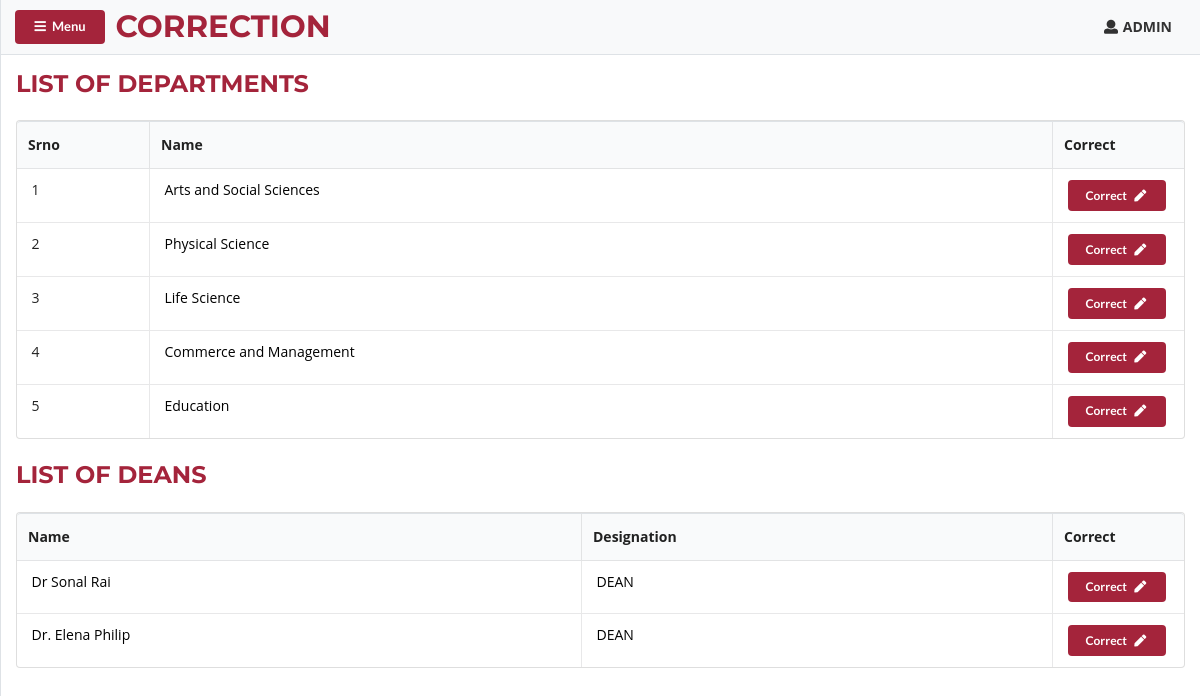
Page /departments.php (signed in) on the earlier database version.
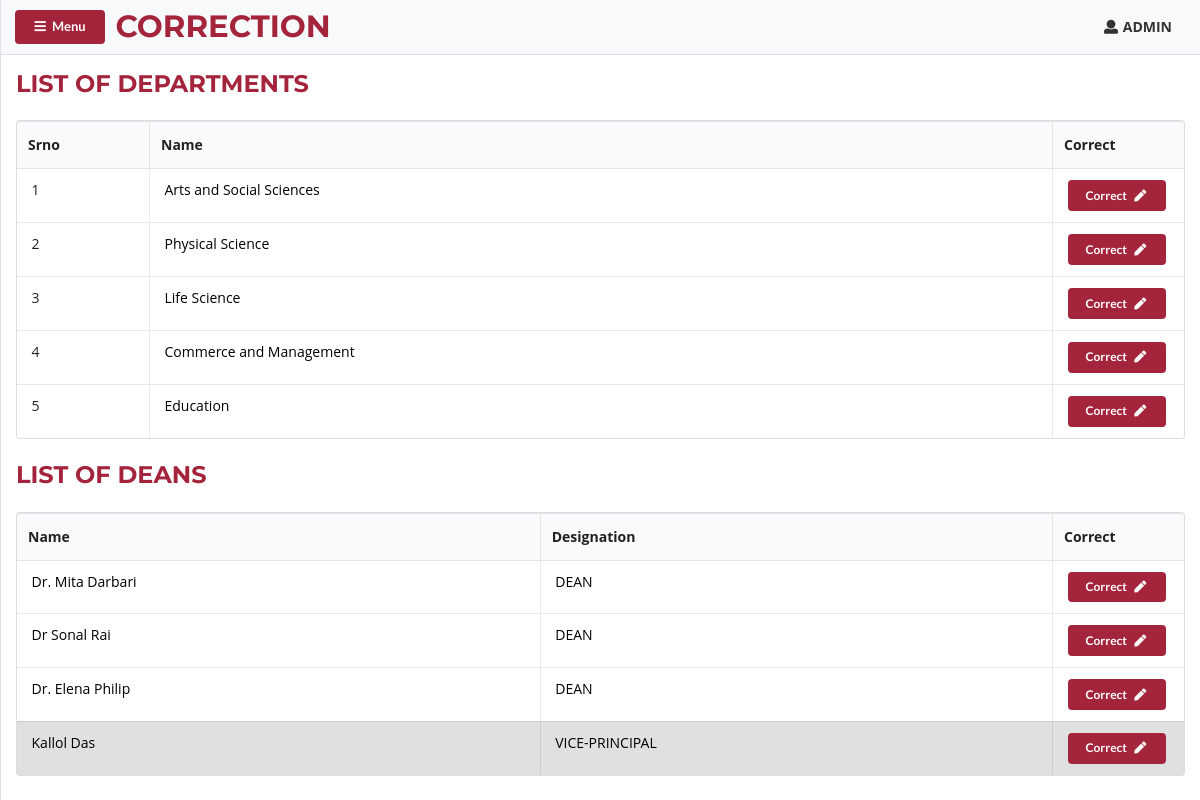
Same page on the later database version.
### tables this page shows
CREATE TABLE `sup_depart` (
  `id` int(20) NOT NULL,
  `sup_depart` varchar(50) NOT NULL
);

CREATE TABLE `users` (
  `id` int(11) NOT NULL,
  `tid` varchar(20) NOT NULL,
  `username` varchar(100) NOT NULL,
  `name` varchar(100) NOT NULL,
  `sup_depart` varchar(100) NOT NULL,
  `department` varchar(100) NOT NULL,
  `designation` varchar(50) NOT NULL,
  `password` varchar(100) NOT NULL,
  `ischeck` varchar(100) NOT NULL
);

### departments.php (the view, shortened to what this page needs)
<?php include("header.php") ?>
<?php include("sidenav-head.php") ?>
 <div id="page-content-wrapper">
        <nav
          class="navbar navbar-expand-lg navbar-light bg-light border-bottom"
        >
        <button class="ui button bg-red small" id="menu-toggle"><i class="fa fa-bars mr-1" aria-hidden="true"></i> Menu</button>
        <h2 class="ml-2 my-0 nav-head">CORRECTION</h2>
        <div class="collapse navbar-collapse" id="navbarSupportedContent">
          <ul class="navbar-nav ml-auto mt-2 mt-lg-0">
            <p id="username" class="mt-0 mr-3"><i class='user icon'></i><strong><?php echo $_SESSION['name'] ?></strong></p>
          </ul>
        </div>
 </nav>
 <div class="container-fluid my-3">
        <div class="head-bar-sec">
            <h2>LIST OF DEPARTMENTS</h2>
        </div>
        <table class="ui celled table my-4">
            <thead>
                <tr id="table-head">
                <th>Srno</th>
                <th>Name</th>
                <th>Correct</th>
                </tr>
            </thead>
            <tbody>
            <?php
                $sql = "SELECT * FROM `sup_depart` WHERE  1" ;
                $result = $db-> query($sql);
                $srno = 0;
                if($result-> num_rows > 0){
                    while ($row = $result-> fetch_assoc())
                    { $srno++; ?>
                        <tr>
                            <td style="width:11vw"><span class="mx-1"><?php echo $srno ?></span></td>
                            <td><a href="sub-departments.php?sup_depart=<?php echo $row['sup_depart']?>" style="color:#000" class="mx-1"><?php echo $row["sup_depart"] ?></a></td>
                            <td style="width:11vw">
                                <a href="sub-departments.php?sup_depart=<?php echo $row['sup_depart']?>"><button type="submit" class="ui button tiny bg-red mx-1" id="insert-id">Correct <i class="fa fa-pen fa-fw ml-1" aria-hidden="true"></i></button></a>
                            </td>
                        </tr>
                <?php
                     }
                }
            ?>
            </tbody>
        </table>
    </div>
 <div class="container-fluid my-3">
        <div class="head-bar">
            <h2>LIST OF DEANS</h2>
        </div>
        <table class="ui celled table my-4">
            <thead>
                <tr id="table-head">
                    <th>Name</th>
                    <th>Designation</th>
                    <th>Correct</th>
                </tr>
            </thead>
            <tbody>
            <?php
                $sql = "SELECT * FROM `users` WHERE  `designation`= 'Dean' OR `designation`= 'Vice-Principal' " ;
                $result = $db-> query($sql);
                $srno = 0;
                if($result-> num_rows > 0){
                    while ($row = $result-> fetch_assoc())
                    { $srno++; ?>
                        <tr class="<?php echo $row['designation'] == "Vice-Principal" ? "active" : "" ?>">
                            <td><a href="correction.php?id=<?php echo $row['username']?>&unchecked=true" style="color:#000" class="mx-1"><?php echo $row["name"] ?></a></td>
                            <td><a href="correction.php?id=<?php echo $row['username']?>&unchecked=true" style="color:#000" class="mx-1"><?php echo $row["designation"] == "Professor"?"ASSISTANT PROFESSOR" : strtoupper($row["designation"]) ?></a></td>
                            <td style="width:11vw">
                                <a href="correction.php?id=<?php echo $row['username']?>&unchecked=true"><button type="submit" class="ui button tiny bg-red mx-1" id="insert-id">Correct <i class="fa fa-pen fa-fw ml-1" aria-hidden="true"></i></button></a>
                            </td>
                        </tr>
                <?php
                     }
                }
            ?>
            </tbody>
        </table>
    </div>
<?php include("sidenav-foot.php") ?>
<?php include("footer.php") ?>

### header.php (shortened to what this page needs)
<!DOCTYPE html>
<html lang="en">
<head>
    <link rel="stylesheet" href="https://maxcdn.bootstrapcdn.com/bootstrap/4.0.0/css/bootstrap.min.css">
    <link rel="stylesheet" href="https://cdnjs.cloudflare.com/ajax/libs/semantic-ui/2.4.1/semantic.min.css" />
    <link rel="stylesheet" href="CSS/semantic.flat.min.css">
    <link rel="stylesheet" href="CSS/simple-sidebar.css">
    <link rel="stylesheet" href="vendor/fontawesome/css/all.css">
    <link rel="stylesheet" href="CSS/style.css">
</head>
<body>

### sidenav-head.php (shortened to what this page needs)
<div class="d-flex" id="wrapper">

### sidenav-foot.php
</div>
    </div>

### footer.php (shortened to what this page needs)
</body>
</html>

### CSS/simple-sidebar.css (style rules this page uses)
#wrapper { overflow-x: hidden; }
#page-content-wrapper { min-width: 100vw; }
@media (min-width: 768px) { #page-content-wrapper { min-width: 0; width: 100%; } }
.bg-red { background: #a4243b !important; color: white !important; }
.nav-head { color: #a4243b; text-align: center !important; font-size: 2.2em; font-family: "Montserrat", sans-serif !important; }

### CSS/style.css (style rules this page uses)
body { background: white; }
.head-bar > h2 { color: #a4243b; font-family: "Montserrat", sans-serif !important; }
::placeholder { color: #000 !important; }
.head-bar-sec > h2 { color: #a4243b; font-family: "Montserrat", sans-serif !important; display: inline !important; }

Differences in the rows shown:
added users: name "Dr. Mita Darbari", designation "DEAN"
added users: name "Kallol Das", designation "VICE-PRINCIPAL"
